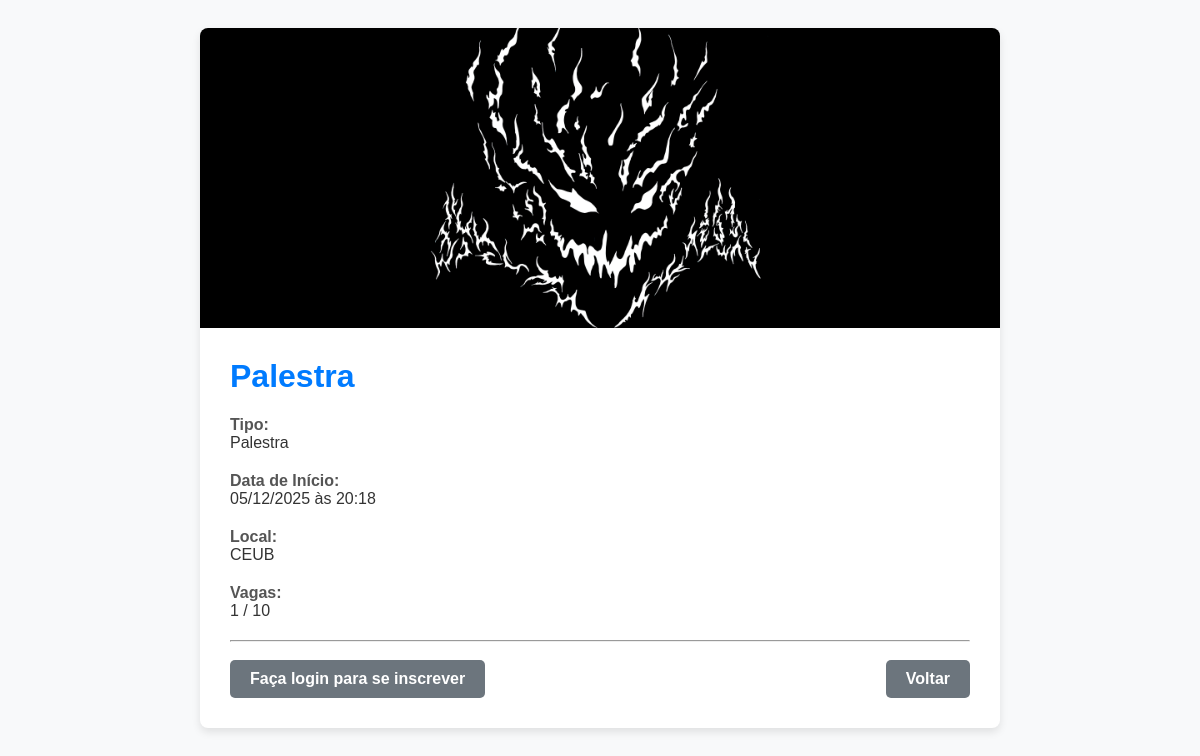
Page /evento/1/ on the earlier database version.
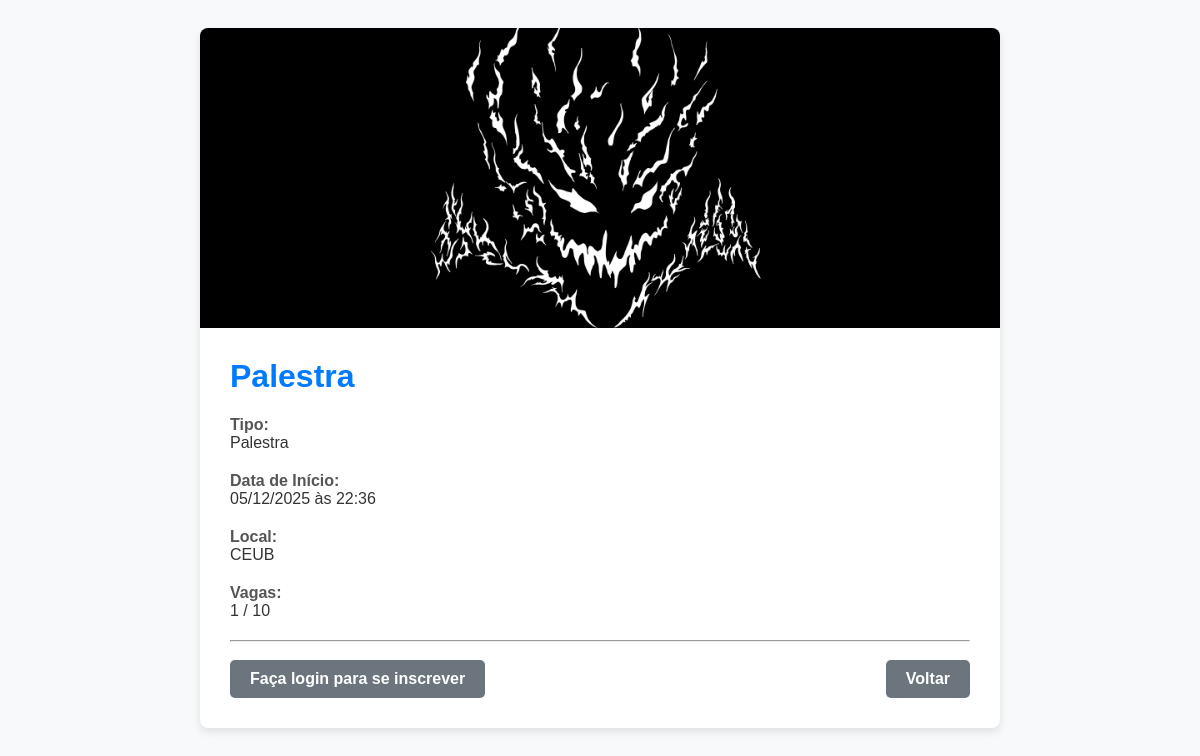
Same page on the later database version.
### sgea_app/models.py (models this page shows, shortened)
class Evento(models.Model):
    TIPO_EVENTO_CHOICES = (
        ('seminario', 'Seminário'),
        ('palestra', 'Palestra'),
        ('congresso', 'Congresso'),
        ('workshop', 'Workshop'),
        ('outro', 'Outro'),
    )
    nome = models.CharField(max_length=200, help_text="Nome ou título do evento.")
    tipo_evento = models.CharField(max_length=50, choices=TIPO_EVENTO_CHOICES, help_text="Tipo do evento (ex: seminário, palestra).")
    data_inicio = models.DateTimeField(help_text="Data e hora de início do evento.")
    data_fim = models.DateTimeField(help_text="Data e hora de término do evento.")
    local = models.CharField(max_length=255, help_text="Local onde o evento ocorrerá.")
    quantidade_participantes = models.PositiveIntegerField(
        default=0,
        validators=[MinValueValidator(0)],
        help_text="Número máximo de participantes permitidos.")
    banner = models.ImageField(
        upload_to='eventos/banners/',
        blank=True,
        null=True,
        help_text="Imagem promocional do evento (apenas .jpg, .png, .jpeg).",
        validators=[FileExtensionValidator(allowed_extensions=['jpg', 'jpeg', 'png'])]
    )
    organizador = models.ForeignKey(
        settings.AUTH_USER_MODEL,
        on_delete=models.SET_NULL,
        null=True,
        related_name='eventos_organizados',
        limit_choices_to={'perfil': 'organizador'},
        help_text="Organizador responsável pelo evento."
    )
    participantes = models.ManyToManyField(
        settings.AUTH_USER_MODEL,
        through='Inscricao',
        related_name='eventos_inscritos',
        blank=True
    )
    professor_responsavel = models.ForeignKey(
        settings.AUTH_USER_MODEL,
        on_delete=models.SET_NULL,
        null=True,
        related_name='eventos_responsavel',
        limit_choices_to={'perfil': 'professor'},
        help_text="Professor responsável pelo evento."
    )
    data_criacao = models.DateTimeField(auto_now_add=True)
    data_atualizacao = models.DateTimeField(auto_now=True)
    class Meta:
        db_table = "evento"
        ordering = ["-data_inicio", "nome"]
        verbose_name = "Evento"
        verbose_name_plural = "Eventos"

### sgea_app/views.py (the view)
# urls.py: path('evento/<int:pk>/', views.detalhes_evento, name='detalhes_evento'),
def detalhes_evento(request, pk):
    evento = get_object_or_404(Evento, pk=pk)
    inscrito = False
    if request.user.is_authenticated:
        inscrito = Inscricao.objects.filter(usuario=request.user, evento=evento).exists()
    context = {
        'evento': evento,
        'inscrito': inscrito
    }
    return render(request, 'sgea_app/eventos/detalhes_evento.html', context)

### sgea_app/templates/sgea_app/eventos/detalhes_evento.html (shortened to what this page needs)
<!DOCTYPE html>
<html lang="pt-br">
<head>
</head>
<body>
<div class="container">
    <div class="event-banner">
        {% if evento.banner %}
            <img src="{{ evento.banner.url }}" alt="Banner do evento {{ evento.nome }}">
        {% else %}
            <div class="no-banner">Sem banner disponível</div>
        {% endif %}
    </div>
    <div class="content">
        <h1>{{ evento.nome }}</h1>
        <div class="info-group">
            <span class="info-label">Tipo:</span> {{ evento.get_tipo_evento_display }}
        </div>
        <div class="info-group">
            <span class="info-label">Data de Início:</span> {{ evento.data_inicio|date:"d/m/Y" }} às {{ evento.data_inicio|date:"H:i" }}
        </div>
        <div class="info-group">
            <span class="info-label">Local:</span> {{ evento.local }}
        </div>
        <div class="info-group">
            <span class="info-label">Vagas:</span>
            {{ evento.participantes.count }} / {{ evento.quantidade_participantes }}
        </div>
        <hr>
        {% if user.is_authenticated %}
            {% if inscrito %}
                <form action="{% url 'cancelar_inscricao' evento.pk %}" method="post" style="display:inline;">
                    {% csrf_token %}
                    <button type="submit" class="btn btn-danger">Cancelar Inscrição</button>
                </form>
            {% else %}
                <form action="{% url 'inscrever_evento' evento.pk %}" method="post" style="display:inline;">
                    {% csrf_token %}
                    <button type="submit" class="btn btn-success">Inscrever-se</button>
                </form>
            {% endif %}
        {% else %}
            <a href="{% url 'login' %}" class="btn btn-secondary">Faça login para se inscrever</a>
        {% endif %}
        <a href="{% url 'participantes_dashboard' %}" class="btn btn-secondary" style="float: right;">Voltar</a>
    </div>
</div>
</body>
</html>

### sgea_app/templates/sgea_app/eventos/detalhes_evento.html (style rules this page uses)
body { font-family: Arial, sans-serif; background-color: #f8f9fa; padding: 20px; color: #333; }
.container { max-width: 800px; margin: auto; background: #fff; border-radius: 8px; box-shadow: 0 4px 8px rgba(0,0,0,0.1); overflow: hidden; }
.event-banner { width: 100%; height: 300px; background-color: #eee; display: flex; align-items: center; justify-content: center; overflow: hidden; }
.event-banner img { width: 100%; height: 100%; object-fit: cover; }
.content { padding: 30px; }
h1 { margin-top: 0; color: #007bff; }
.info-group { margin-bottom: 20px; }
.info-label { font-weight: bold; color: #555; display: block; }
.btn { display: inline-block; padding: 10px 20px; border-radius: 5px; text-decoration: none; color: white; font-weight: bold; margin-top: 10px; cursor: pointer; border: none; }
.btn-secondary { background-color: #6c757d; }

Differences in the rows shown:
changed Evento "Palestra": data_inicio "20:18" → "22:36"
